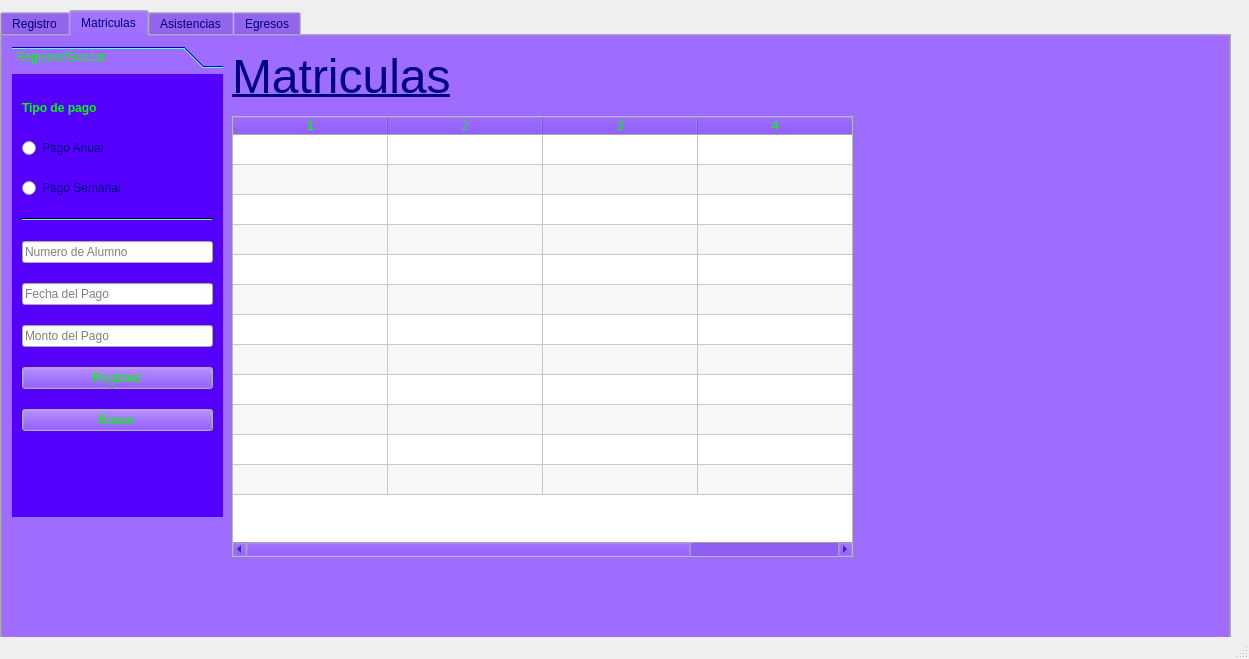
<?xml version="1.0" encoding="UTF-8"?>
<ui version="4.0">
 <class>MainWindow</class>
 <widget class="QMainWindow" name="MainWindow">
  <property name="geometry">
   <rect>
    <x>0</x>
    <y>0</y>
    <width>1249</width>
    <height>659</height>
   </rect>
  </property>
  <property name="minimumSize">
   <size>
    <width>799</width>
    <height>595</height>
   </size>
  </property>
  <property name="windowTitle">
   <string>MainWindow</string>
  </property>
  <widget class="QWidget" name="centralwidget">
   <widget class="QTabWidget" name="tabWidget">
    <property name="geometry">
     <rect>
      <x>0</x>
      <y>10</y>
      <width>1231</width>
      <height>649</height>
     </rect>
    </property>
    <property name="maximumSize">
     <size>
      <width>1231</width>
      <height>649</height>
     </size>
    </property>
    <property name="palette">
     <palette>
      <active>
       <colorrole role="WindowText">
        <brush brushstyle="SolidPattern">
         <color alpha="255">
          <red>0</red>
          <green>0</green>
          <blue>127</blue>
         </color>
        </brush>
       </colorrole>
       <colorrole role="Button">
        <brush brushstyle="SolidPattern">
         <color alpha="255">
          <red>85</red>
          <green>0</green>
          <blue>255</blue>
         </color>
        </brush>
       </colorrole>
       <colorrole role="Light">
        <brush brushstyle="SolidPattern">
         <color alpha="255">
          <red>85</red>
          <green>255</green>
          <blue>255</blue>
         </color>
        </brush>
       </colorrole>
       <colorrole role="Midlight">
        <brush brushstyle="SolidPattern">
         <color alpha="255">
          <red>85</red>
          <green>0</green>
          <blue>127</blue>
         </color>
        </brush>
       </colorrole>
       <colorrole role="Dark">
        <brush brushstyle="SolidPattern">
         <color alpha="255">
          <red>0</red>
          <green>0</green>
          <blue>0</blue>
         </color>
        </brush>
       </colorrole>
       <colorrole role="Mid">
        <brush brushstyle="SolidPattern">
         <color alpha="255">
          <red>0</red>
          <green>0</green>
          <blue>255</blue>
         </color>
        </brush>
       </colorrole>
       <colorrole role="Text">
        <brush brushstyle="SolidPattern">
         <color alpha="255">
          <red>0</red>
          <green>0</green>
          <blue>0</blue>
         </color>
        </brush>
       </colorrole>
       <colorrole role="BrightText">
        <brush brushstyle="SolidPattern">
         <color alpha="255">
          <red>255</red>
          <green>0</green>
          <blue>255</blue>
         </color>
        </brush>
       </colorrole>
       <colorrole role="ButtonText">
        <brush brushstyle="SolidPattern">
         <color alpha="255">
          <red>0</red>
          <green>255</green>
          <blue>0</blue>
         </color>
        </brush>
       </colorrole>
       <colorrole role="PlaceholderText">
        <brush brushstyle="NoBrush">
         <color alpha="128">
          <red>0</red>
          <green>0</green>
          <blue>0</blue>
         </color>
        </brush>
       </colorrole>
      </active>
      <inactive>
       <colorrole role="WindowText">
        <brush brushstyle="SolidPattern">
         <color alpha="255">
          <red>0</red>
          <green>0</green>
          <blue>127</blue>
         </color>
        </brush>
       </colorrole>
       <colorrole role="Button">
        <brush brushstyle="SolidPattern">
         <color alpha="255">
          <red>85</red>
          <green>0</green>
          <blue>255</blue>
         </color>
        </brush>
       </colorrole>
       <colorrole role="Light">
        <brush brushstyle="SolidPattern">
         <color alpha="255">
          <red>85</red>
          <green>255</green>
          <blue>255</blue>
         </color>
        </brush>
       </colorrole>
       <colorrole role="Midlight">
        <brush brushstyle="SolidPattern">
         <color alpha="255">
          <red>85</red>
          <green>0</green>
          <blue>127</blue>
         </color>
        </brush>
       </colorrole>
       <colorrole role="Dark">
        <brush brushstyle="SolidPattern">
         <color alpha="255">
          <red>0</red>
          <green>0</green>
          <blue>0</blue>
         </color>
        </brush>
       </colorrole>
       <colorrole role="Mid">
        <brush brushstyle="SolidPattern">
         <color alpha="255">
          <red>0</red>
          <green>0</green>
          <blue>255</blue>
         </color>
        </brush>
       </colorrole>
       <colorrole role="Text">
        <brush brushstyle="SolidPattern">
         <color alpha="255">
          <red>0</red>
          <green>0</green>
          <blue>0</blue>
         </color>
        </brush>
       </colorrole>
       <colorrole role="BrightText">
        <brush brushstyle="SolidPattern">
         <color alpha="255">
          <red>255</red>
          <green>0</green>
          <blue>255</blue>
         </color>
        </brush>
       </colorrole>
       <colorrole role="ButtonText">
        <brush brushstyle="SolidPattern">
         <color alpha="255">
          <red>0</red>
          <green>255</green>
          <blue>0</blue>
         </color>
        </brush>
       </colorrole>
       <colorrole role="PlaceholderText">
        <brush brushstyle="NoBrush">
         <color alpha="128">
          <red>0</red>
          <green>0</green>
          <blue>0</blue>
         </color>
        </brush>
       </colorrole>
      </inactive>
      <disabled>
       <colorrole role="WindowText">
        <brush brushstyle="SolidPattern">
         <color alpha="255">
          <red>0</red>
          <green>0</green>
          <blue>0</blue>
         </color>
        </brush>
       </colorrole>
       <colorrole role="Button">
        <brush brushstyle="SolidPattern">
         <color alpha="255">
          <red>85</red>
          <green>0</green>
          <blue>255</blue>
         </color>
        </brush>
       </colorrole>
       <colorrole role="Light">
        <brush brushstyle="SolidPattern">
         <color alpha="255">
          <red>85</red>
          <green>255</green>
          <blue>255</blue>
         </color>
        </brush>
       </colorrole>
       <colorrole role="Midlight">
        <brush brushstyle="SolidPattern">
         <color alpha="255">
          <red>85</red>
          <green>0</green>
          <blue>127</blue>
         </color>
        </brush>
       </colorrole>
       <colorrole role="Dark">
        <brush brushstyle="SolidPattern">
         <color alpha="255">
          <red>0</red>
          <green>0</green>
          <blue>0</blue>
         </color>
        </brush>
       </colorrole>
       <colorrole role="Mid">
        <brush brushstyle="SolidPattern">
         <color alpha="255">
          <red>0</red>
          <green>0</green>
          <blue>255</blue>
         </color>
        </brush>
       </colorrole>
       <colorrole role="Text">
        <brush brushstyle="SolidPattern">
         <color alpha="255">
          <red>0</red>
          <green>0</green>
          <blue>0</blue>
         </color>
        </brush>
       </colorrole>
       <colorrole role="BrightText">
        <brush brushstyle="SolidPattern">
         <color alpha="255">
          <red>255</red>
          <green>0</green>
          <blue>255</blue>
         </color>
        </brush>
       </colorrole>
       <colorrole role="ButtonText">
        <brush brushstyle="SolidPattern">
         <color alpha="255">
          <red>0</red>
          <green>0</green>
          <blue>0</blue>
         </color>
        </brush>
       </colorrole>
       <colorrole role="PlaceholderText">
        <brush brushstyle="NoBrush">
         <color alpha="128">
          <red>0</red>
          <green>0</green>
          <blue>0</blue>
         </color>
        </brush>
       </colorrole>
      </disabled>
     </palette>
    </property>
    <property name="cursor">
     <cursorShape>ArrowCursor</cursorShape>
    </property>
    <property name="autoFillBackground">
     <bool>false</bool>
    </property>
    <property name="currentIndex">
     <number>1</number>
    </property>
    <widget class="QWidget" name="tab_2">
     <attribute name="title">
      <string>Registro</string>
     </attribute>
     <widget class="QToolBox" name="toolBox">
      <property name="geometry">
       <rect>
        <x>10</x>
        <y>10</y>
        <width>211</width>
        <height>561</height>
       </rect>
      </property>
      <property name="currentIndex">
       <number>1</number>
      </property>
      <widget class="QWidget" name="page">
       <property name="geometry">
        <rect>
         <x>0</x>
         <y>0</y>
         <width>98</width>
         <height>28</height>
        </rect>
       </property>
       <attribute name="label">
        <string>Registrar/Buscar</string>
       </attribute>
       <widget class="QWidget" name="verticalLayoutWidget">
        <property name="geometry">
         <rect>
          <x>10</x>
          <y>10</y>
          <width>191</width>
          <height>451</height>
         </rect>
        </property>
        <layout class="QVBoxLayout" name="verticalLayout">
         <item>
          <widget class="QLineEdit" name="lineEdit_nombreAlumno">
           <property name="placeholderText">
            <string>Nombre de Alumno</string>
           </property>
          </widget>
         </item>
         <item>
          <widget class="QLineEdit" name="lineEdit_apellidoAlumno">
           <property name="placeholderText">
            <string>Apellido de Alumno</string>
           </property>
          </widget>
         </item>
         <item>
          <widget class="QLineEdit" name="lineEdit_dniAlumno">
           <property name="inputMask">
            <string/>
           </property>
           <property name="text">
            <string/>
           </property>
           <property name="placeholderText">
            <string extracomment="Ingrese DNI">D.N.I</string>
           </property>
          </widget>
         </item>
         <item>
          <widget class="QLineEdit" name="lineEdit_correoAlumno">
           <property name="inputMask">
            <string/>
           </property>
           <property name="text">
            <string/>
           </property>
           <property name="placeholderText">
            <string extracomment="Correo">Correo</string>
           </property>
          </widget>
         </item>
         <item>
          <widget class="QLineEdit" name="lineEdit_numTelAlumno">
           <property name="inputMask">
            <string/>
           </property>
           <property name="text">
            <string/>
           </property>
           <property name="placeholderText">
            <string extracomment="Ingrese DNI">Número Telefónico</string>
           </property>
          </widget>
         </item>
         <item>
          <widget class="QLabel" name="label_24">
           <property name="text">
            <string>Fecha de Nacimiento</string>
           </property>
          </widget>
         </item>
         <item>
          <layout class="QFormLayout" name="formLayout_2">
           <item row="0" column="0" colspan="2">
            <widget class="QDateEdit" name="dateEdit_nacimientoAlumno">
             <property name="displayFormat">
              <string>d/M/yyyy</string>
             </property>
            </widget>
           </item>
          </layout>
         </item>
         <item>
          <widget class="QLineEdit" name="lineEdit_ciudadAlumno">
           <property name="placeholderText">
            <string>Ciudad</string>
           </property>
          </widget>
         </item>
         <item>
          <widget class="QLineEdit" name="lineEdit_direccionAlumno">
           <property name="placeholderText">
            <string>Dirección</string>
           </property>
          </widget>
         </item>
         <item>
          <widget class="QLineEdit" name="lineEdit_codigoPostalAlumno">
           <property name="placeholderText">
            <string>Codigo Postal</string>
           </property>
          </widget>
         </item>
         <item>
          <widget class="QLabel" name="label_23">
           <property name="text">
            <string>Fecha de Ingreso</string>
           </property>
          </widget>
         </item>
         <item>
          <layout class="QFormLayout" name="formLayout_3">
           <item row="0" column="0" colspan="2">
            <widget class="QDateEdit" name="dateEdit_ingresoAlumno">
             <property name="displayFormat">
              <string>d/M/yyyy</string>
             </property>
            </widget>
           </item>
          </layout>
         </item>
         <item>
          <widget class="QPushButton" name="pushButton_RegistrarAlumno">
           <property name="text">
            <string>Registrar</string>
           </property>
          </widget>
         </item>
         <item>
          <widget class="QPushButton" name="pushButto_BuscarAlumno">
           <property name="text">
            <string>Buscar</string>
           </property>
          </widget>
         </item>
         <item>
          <widget class="QPushButton" name="pushButton_ActualizarAlumno">
           <property name="text">
            <string>Actualizar</string>
           </property>
          </widget>
         </item>
        </layout>
       </widget>
      </widget>
      <widget class="QWidget" name="page_2">
       <property name="geometry">
        <rect>
         <x>0</x>
         <y>0</y>
         <width>211</width>
         <height>499</height>
        </rect>
       </property>
       <attribute name="label">
        <string>Modificar/Borrar</string>
       </attribute>
       <widget class="QWidget" name="verticalLayoutWidget_8">
        <property name="geometry">
         <rect>
          <x>10</x>
          <y>10</y>
          <width>191</width>
          <height>482</height>
         </rect>
        </property>
        <layout class="QVBoxLayout" name="verticalLayout_3">
         <item>
          <widget class="QLineEdit" name="lineEdit_idAlumno">
           <property name="placeholderText">
            <string>ID Alumno</string>
           </property>
          </widget>
         </item>
         <item>
          <widget class="QPushButton" name="pushButton_cargarAlumno">
           <property name="text">
            <string>Cargar</string>
           </property>
          </widget>
         </item>
         <item>
          <widget class="QLineEdit" name="lineEdit_nombreAlumno_2">
           <property name="placeholderText">
            <string>Nombre de Alumno</string>
           </property>
          </widget>
         </item>
         <item>
          <widget class="QLineEdit" name="lineEdit_apellidoAlumno_2">
           <property name="placeholderText">
            <string>Apellido de Alumno</string>
           </property>
          </widget>
         </item>
         <item>
          <widget class="QLineEdit" name="lineEdit_dniAlumno_2">
           <property name="inputMask">
            <string/>
           </property>
           <property name="text">
            <string/>
           </property>
           <property name="placeholderText">
            <string extracomment="Ingrese DNI">D.N.I</string>
           </property>
          </widget>
         </item>
         <item>
          <widget class="QLineEdit" name="lineEdit_correoAlumno_2">
           <property name="inputMask">
            <string/>
           </property>
           <property name="text">
            <string/>
           </property>
           <property name="placeholderText">
            <string extracomment="Correo">Correo</string>
           </property>
          </widget>
         </item>
         <item>
          <widget class="QLineEdit" name="lineEdit_numTelAlumno_2">
           <property name="inputMask">
            <string/>
           </property>
           <property name="text">
            <string/>
           </property>
           <property name="placeholderText">
            <string extracomment="Ingrese DNI">Número Telefónico</string>
           </property>
          </widget>
         </item>
         <item>
          <widget class="QLabel" name="label_25">
           <property name="text">
            <string>Fecha de Nacimiento</string>
           </property>
          </widget>
         </item>
         <item>
          <layout class="QFormLayout" name="formLayout_4">
           <item row="0" column="0">
            <widget class="QDateEdit" name="dateEdit_nacimientoAlumno_2">
             <property name="displayFormat">
              <string>d/M/yyyy</string>
             </property>
            </widget>
           </item>
           <item row="0" column="1">
            <widget class="QLabel" name="label">
             <property name="text">
              <string>TextLabel</string>
             </property>
            </widget>
           </item>
          </layout>
         </item>
         <item>
          <widget class="QLineEdit" name="lineEdit_ciudadAlumno_2">
           <property name="placeholderText">
            <string>Ciudad</string>
           </property>
          </widget>
         </item>
         <item>
          <widget class="QLineEdit" name="lineEdit_direccionAlumno_2">
           <property name="placeholderText">
            <string>Dirección</string>
           </property>
          </widget>
         </item>
         <item>
          <widget class="QLineEdit" name="lineEdit_codigoPostalAlumno_2">
           <property name="placeholderText">
            <string>Codigo Postal</string>
           </property>
          </widget>
         </item>
         <item>
          <widget class="QLabel" name="label_26">
           <property name="text">
            <string>Fecha de Ingreso</string>
           </property>
          </widget>
         </item>
         <item>
          <layout class="QFormLayout" name="formLayout_5">
           <item row="0" column="0">
            <widget class="QDateEdit" name="dateEdit_ingresoAlumno_2">
             <property name="displayFormat">
              <string>d/M/yyyy</string>
             </property>
            </widget>
           </item>
           <item row="0" column="1">
            <widget class="QLabel" name="label_2">
             <property name="text">
              <string>TextLabel</string>
             </property>
            </widget>
           </item>
          </layout>
         </item>
         <item>
          <widget class="QPushButton" name="pushButton_modificarAlumno">
           <property name="text">
            <string>Modificar</string>
           </property>
          </widget>
         </item>
         <item>
          <widget class="QPushButton" name="pushButton_borrarAlumno">
           <property name="text">
            <string>Borrar</string>
           </property>
          </widget>
         </item>
        </layout>
       </widget>
      </widget>
     </widget>
     <widget class="QTableWidget" name="tableWidget_Registros_Alumno">
      <property name="enabled">
       <bool>true</bool>
      </property>
      <property name="geometry">
       <rect>
        <x>230</x>
        <y>70</y>
        <width>981</width>
        <height>441</height>
       </rect>
      </property>
      <property name="autoFillBackground">
       <bool>false</bool>
      </property>
      <property name="autoScroll">
       <bool>true</bool>
      </property>
      <property name="alternatingRowColors">
       <bool>true</bool>
      </property>
      <property name="showGrid">
       <bool>true</bool>
      </property>
      <property name="wordWrap">
       <bool>true</bool>
      </property>
      <property name="cornerButtonEnabled">
       <bool>true</bool>
      </property>
      <property name="rowCount">
       <number>12</number>
      </property>
      <property name="columnCount">
       <number>11</number>
      </property>
      <attribute name="horizontalHeaderVisible">
       <bool>false</bool>
      </attribute>
      <attribute name="horizontalHeaderCascadingSectionResizes">
       <bool>false</bool>
      </attribute>
      <attribute name="horizontalHeaderDefaultSectionSize">
       <number>57</number>
      </attribute>
      <attribute name="horizontalHeaderHighlightSections">
       <bool>true</bool>
      </attribute>
      <attribute name="verticalHeaderVisible">
       <bool>false</bool>
      </attribute>
      <row/>
      <row/>
      <row/>
      <row/>
      <row/>
      <row/>
      <row/>
      <row/>
      <row/>
      <row/>
      <row/>
      <row/>
      <column/>
      <column/>
      <column/>
      <column/>
      <column/>
      <column/>
      <column/>
      <column/>
      <column/>
      <column/>
      <column/>
     </widget>
     <widget class="QLabel" name="label_12">
      <property name="geometry">
       <rect>
        <x>230</x>
        <y>0</y>
        <width>401</width>
        <height>81</height>
       </rect>
      </property>
      <property name="font">
       <font>
        <family>Arial</family>
        <pointsize>36</pointsize>
        <underline>true</underline>
       </font>
      </property>
      <property name="text">
       <string>Registros Alumnos</string>
      </property>
     </widget>
    </widget>
    <widget class="QWidget" name="tab_5">
     <attribute name="title">
      <string>Matriculas</string>
     </attribute>
     <widget class="QToolBox" name="toolBox_2">
      <property name="geometry">
       <rect>
        <x>10</x>
        <y>10</y>
        <width>211</width>
        <height>471</height>
       </rect>
      </property>
      <property name="currentIndex">
       <number>0</number>
      </property>
      <widget class="QWidget" name="page_3">
       <property name="geometry">
        <rect>
         <x>0</x>
         <y>0</y>
         <width>211</width>
         <height>440</height>
        </rect>
       </property>
       <attribute name="label">
        <string>Registrar/Buscar</string>
       </attribute>
       <widget class="QWidget" name="verticalLayoutWidget_3">
        <property name="geometry">
         <rect>
          <x>10</x>
          <y>10</y>
          <width>191</width>
          <height>361</height>
         </rect>
        </property>
        <layout class="QVBoxLayout" name="verticalLayout_2">
         <item>
          <widget class="QLabel" name="label_13">
           <property name="maximumSize">
            <size>
             <width>167</width>
             <height>20</height>
            </size>
           </property>
           <property name="font">
            <font>
             <weight>75</weight>
             <bold>true</bold>
             <strikeout>false</strikeout>
            </font>
           </property>
           <property name="text">
            <string>Tipo de pago</string>
           </property>
          </widget>
         </item>
         <item>
          <widget class="QRadioButton" name="radioButton">
           <property name="text">
            <string>Pago Anual</string>
           </property>
          </widget>
         </item>
         <item>
          <widget class="QRadioButton" name="radioButton_2">
           <property name="text">
            <string>Pago Semanal</string>
           </property>
          </widget>
         </item>
         <item>
          <widget class="Line" name="line">
           <property name="orientation">
            <enum>Qt::Horizontal</enum>
           </property>
          </widget>
         </item>
         <item>
          <widget class="QLineEdit" name="lineEdit_2">
           <property name="placeholderText">
            <string>Numero de Alumno</string>
           </property>
          </widget>
         </item>
         <item>
          <widget class="QLineEdit" name="lineEdit_3">
           <property name="placeholderText">
            <string>Fecha del Pago</string>
           </property>
          </widget>
         </item>
         <item>
          <widget class="QLineEdit" name="lineEdit_4">
           <property name="placeholderText">
            <string>Monto del Pago</string>
           </property>
          </widget>
         </item>
         <item>
          <widget class="QPushButton" name="pushButton_5">
           <property name="text">
            <string>Registrar</string>
           </property>
          </widget>
         </item>
         <item>
          <widget class="QPushButton" name="pushButton_6">
           <property name="text">
            <string>Buscar</string>
           </property>
          </widget>
         </item>
        </layout>
       </widget>
      </widget>
     </widget>
     <widget class="QTableWidget" name="tableWidget_Matriculas_2">
      <property name="geometry">
       <rect>
        <x>230</x>
        <y>80</y>
        <width>621</width>
        <height>441</height>
       </rect>
      </property>
      <property name="alternatingRowColors">
       <bool>true</bool>
      </property>
      <property name="rowCount">
       <number>12</number>
      </property>
      <property name="columnCount">
       <number>4</number>
      </property>
      <attribute name="horizontalHeaderDefaultSectionSize">
       <number>155</number>
      </attribute>
      <attribute name="verticalHeaderVisible">
       <bool>false</bool>
      </attribute>
      <attribute name="verticalHeaderHighlightSections">
       <bool>true</bool>
      </attribute>
      <row/>
      <row/>
      <row/>
      <row/>
      <row/>
      <row/>
      <row/>
      <row/>
      <row/>
      <row/>
      <row/>
      <row/>
      <column/>
      <column/>
      <column/>
      <column/>
     </widget>
     <widget class="QLabel" name="label_44">
      <property name="geometry">
       <rect>
        <x>230</x>
        <y>0</y>
        <width>221</width>
        <height>81</height>
       </rect>
      </property>
      <property name="font">
       <font>
        <family>Arial</family>
        <pointsize>36</pointsize>
        <underline>true</underline>
       </font>
      </property>
      <property name="text">
       <string>Matriculas</string>
      </property>
     </widget>
    </widget>
    <widget class="QWidget" name="tab_6">
     <attribute name="title">
      <string>Asistencias</string>
     </attribute>
     <widget class="QWidget" name="verticalLayoutWidget_9">
      <property name="geometry">
       <rect>
        <x>10</x>
        <y>190</y>
        <width>461</width>
        <height>111</height>
       </rect>
      </property>
      <layout class="QVBoxLayout" name="verticalLayout_4">
       <item>
        <widget class="QComboBox" name="comboBox_2">
         <item>
          <property name="text">
           <string>Carrera 1</string>
          </property>
         </item>
        </widget>
       </item>
       <item>
        <widget class="QComboBox" name="comboBox">
         <item>
          <property name="text">
           <string>Materia 1</string>
          </property>
         </item>
        </widget>
       </item>
       <item>
        <widget class="QPushButton" name="pushButton_7">
         <property name="text">
          <string>Tomar asistencia</string>
         </property>
        </widget>
       </item>
      </layout>
     </widget>
     <widget class="QCalendarWidget" name="calendarWidget">
      <property name="geometry">
       <rect>
        <x>10</x>
        <y>10</y>
        <width>451</width>
        <height>171</height>
       </rect>
      </property>
     </widget>
     <widget class="QListWidget" name="listWidget">
      <property name="geometry">
       <rect>
        <x>480</x>
        <y>10</y>
        <width>571</width>
        <height>491</height>
       </rect>
      </property>
     </widget>
    </widget>
    <widget class="QWidget" name="tab_7">
     <attribute name="title">
      <string>Egresos</string>
     </attribute>
     <widget class="QToolBox" name="toolBox_3">
      <property name="geometry">
       <rect>
        <x>10</x>
        <y>10</y>
        <width>231</width>
        <height>471</height>
       </rect>
      </property>
      <property name="currentIndex">
       <number>1</number>
      </property>
      <widget class="QWidget" name="page_4">
       <property name="geometry">
        <rect>
         <x>0</x>
         <y>0</y>
         <width>98</width>
         <height>28</height>
        </rect>
       </property>
       <attribute name="label">
        <string>Buscar</string>
       </attribute>
       <widget class="QWidget" name="verticalLayoutWidget_10">
        <property name="geometry">
         <rect>
          <x>10</x>
          <y>10</y>
          <width>191</width>
          <height>361</height>
         </rect>
        </property>
        <layout class="QVBoxLayout" name="verticalLayout_5">
         <item>
          <widget class="QLineEdit" name="lineEdit_6">
           <property name="placeholderText">
            <string>ID Alumno</string>
           </property>
          </widget>
         </item>
         <item>
          <widget class="QLineEdit" name="lineEdit_Apellidos_Registros_4">
           <property name="placeholderText">
            <string>Nombre de Alumno</string>
           </property>
          </widget>
         </item>
         <item>
          <widget class="QLineEdit" name="lineEdit_DNI_Registros_4">
           <property name="placeholderText">
            <string>Apellido de Alumno</string>
           </property>
          </widget>
         </item>
         <item>
          <widget class="QLineEdit" name="lineEdit_Nombre_Registros_4">
           <property name="inputMask">
            <string/>
           </property>
           <property name="text">
            <string/>
           </property>
           <property name="placeholderText">
            <string extracomment="Ingrese DNI">D.N.I</string>
           </property>
          </widget>
         </item>
         <item>
          <widget class="QLineEdit" name="lineEdit_Ciudad_Registros_4">
           <property name="placeholderText">
            <string>Ciudad</string>
           </property>
          </widget>
         </item>
         <item>
          <widget class="QLabel" name="label_17">
           <property name="maximumSize">
            <size>
             <width>16777215</width>
             <height>21</height>
            </size>
           </property>
           <property name="text">
            <string>Fecha de Ingreso</string>
           </property>
          </widget>
         </item>
         <item>
          <widget class="QDateEdit" name="dateEdit_2"/>
         </item>
         <item>
          <widget class="QPushButton" name="pushButton_9">
           <property name="text">
            <string>Buscar</string>
           </property>
          </widget>
         </item>
        </layout>
       </widget>
      </widget>
      <widget class="QWidget" name="page_5">
       <property name="geometry">
        <rect>
         <x>0</x>
         <y>0</y>
         <width>231</width>
         <height>409</height>
        </rect>
       </property>
       <attribute name="label">
        <string>Registro de egreso</string>
       </attribute>
       <widget class="QWidget" name="formLayoutWidget">
        <property name="geometry">
         <rect>
          <x>10</x>
          <y>10</y>
          <width>277</width>
          <height>271</height>
         </rect>
        </property>
        <layout class="QFormLayout" name="formLayout">
         <item row="0" column="0">
          <widget class="QLabel" name="label_21">
           <property name="text">
            <string>ID Alumno:</string>
           </property>
          </widget>
         </item>
         <item row="0" column="1">
          <widget class="QLineEdit" name="lineEdit_7">
           <property name="placeholderText">
            <string/>
           </property>
          </widget>
         </item>
         <item row="1" column="0">
          <widget class="QLabel" name="label_20">
           <property name="text">
            <string>Fecha de Salida</string>
           </property>
          </widget>
         </item>
         <item row="1" column="1">
          <widget class="QDateEdit" name="dateEdit_3"/>
         </item>
         <item row="3" column="0" colspan="2">
          <widget class="QPushButton" name="pushButton_10">
           <property name="text">
            <string>Guardar</string>
           </property>
          </widget>
         </item>
         <item row="2" column="0">
          <widget class="QLabel" name="label_22">
           <property name="text">
            <string>Fecha de Salida</string>
           </property>
          </widget>
         </item>
         <item row="2" column="1">
          <widget class="QComboBox" name="comboBox_3">
           <item>
            <property name="text">
             <string>Egreso</string>
            </property>
           </item>
           <item>
            <property name="text">
             <string>Abandono</string>
            </property>
           </item>
           <item>
            <property name="text">
             <string>Expulsado</string>
            </property>
           </item>
           <item>
            <property name="text">
             <string>Cambio de instituto</string>
            </property>
           </item>
          </widget>
         </item>
        </layout>
       </widget>
      </widget>
     </widget>
     <widget class="QTableView" name="tableView">
      <property name="geometry">
       <rect>
        <x>250</x>
        <y>30</y>
        <width>341</width>
        <height>381</height>
       </rect>
      </property>
     </widget>
    </widget>
   </widget>
  </widget>
  <widget class="QMenuBar" name="menubar">
   <property name="geometry">
    <rect>
     <x>0</x>
     <y>0</y>
     <width>1249</width>
     <height>22</height>
    </rect>
   </property>
  </widget>
  <widget class="QStatusBar" name="statusbar"/>
 </widget>
 <resources/>
 <connections/>
</ui>
